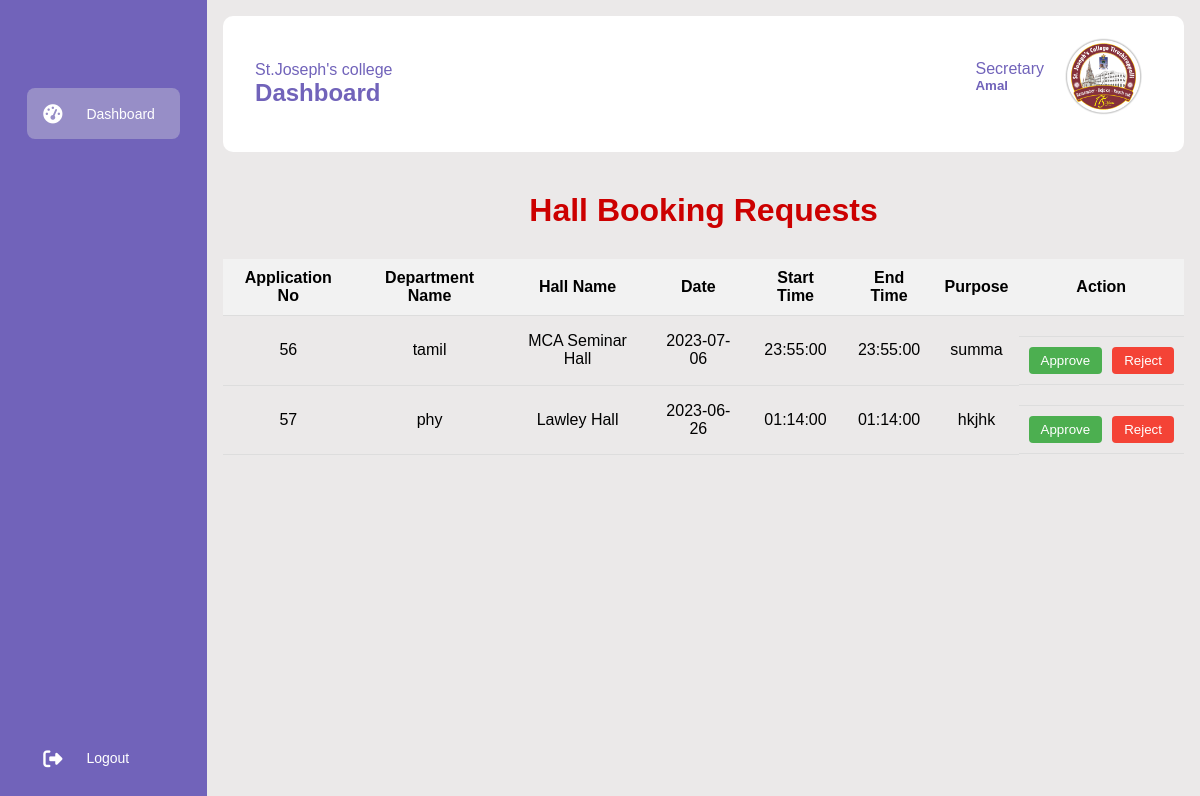
Page /Secretary/Request1.php on the committed database.
### tables this page shows
CREATE TABLE `booking_form` (
  `Application_no` int(11) NOT NULL,
  `Department_Name` text NOT NULL,
  `Hall_Name` text NOT NULL,
  `Date` date NOT NULL,
  `Start_Time` time NOT NULL,
  `End_Time` time NOT NULL,
  `purpose` varchar(100) NOT NULL,
  `status` int(10) NOT NULL DEFAULT 3
);

### Secretary/Request.php (the view, shortened to what this page needs)
<?php
include("..\database\connection.php");
$query = "SELECT * FROM booking_form where status=3";
$result = mysqli_query($conn, $query);
?>
<!DOCTYPE html>
<html>
<head>
</head>
<body>
  <h1>Hall Booking Requests</h1>
  <table>
    <tr>
      <th>Application No</th>
      <th>Department Name</th>
      <th>Hall Name</th>
      <th>Date</th>
      <th>Start Time</th>
      <th>End Time</th>
      <th>Purpose</th>
      <th>Action</th>
    </tr>
    <?php
    while ($row = mysqli_fetch_assoc($result)) {
    ?>
      <tr>
        <td><?php echo $row['Application_no']; ?></td>
        <td><?php echo $row['Department_Name']; ?></td>
        <td><?php echo $row['Hall_Name']; ?></td>
        <td><?php echo $row['Date']; ?></td>
        <td><?php echo $row['Start_Time']; ?></td>
        <td><?php echo $row['End_Time']; ?></td>
        <td><?php echo $row['purpose']; ?></td>
        <td class="action-buttons">
<td class="action-buttons">
  <form method="POST">
    <button class="approve-button" name="action">Approve</button>
  </form>
  <form method="POST">
    <button class="reject-button" name="action">Reject</button>
  </form>
</td>
        </td>
      </tr>
    <?php
    }
    ?>
  </table>
</body>
</html>

### Secretary/style.css (style rules this page uses)
* { margin: 0; padding: 0; border: none; outline: none; box-sizing: border-box; font-family: "Poppins",sans-serif; }
body { display: flex; }

### Secretary/Request.php (style rules this page uses)
body { font-family: Arial, sans-serif; }
h1 { text-align: center; margin-top: 40px; margin-bottom: 30px; color: #cc0000; font-family:'Trebuchet MS', 'Lucida Sans Unicode', 'Lucida Grande', 'Lucida Sans', Arial, sans-serif; }
table { width: 100%; border-collapse: collapse; margin-top: 20px; border-radius: 5px; border-color: black; }
th, td { padding: 10px; border-bottom: 1px solid #ddd; text-align: center; }
th { background-color: #f2f2f2; }
.action-buttons { display: flex; justify-content: center; gap: 10px; }
.approve-button, .reject-button { padding: 6px 12px; border-radius: 4px; cursor: pointer; outline: none; }
.approve-button { background-color: #4CAF50; color: white; border: none; }
.reject-button { background-color: #f44336; color: white; border: none; }

### rows in the picture
booking_form: Application_no "56", Department_Name "tamil", Hall_Name "MCA Seminar Hall", Date "2023-07-06", Start_Time "23:55:00", End_Time "23:55:00", purpose "summa"
booking_form: Application_no "57", Department_Name "phy", Hall_Name "Lawley Hall", Date "2023-06-26", Start_Time "01:14:00", End_Time "01:14:00", purpose "hkjhk"
